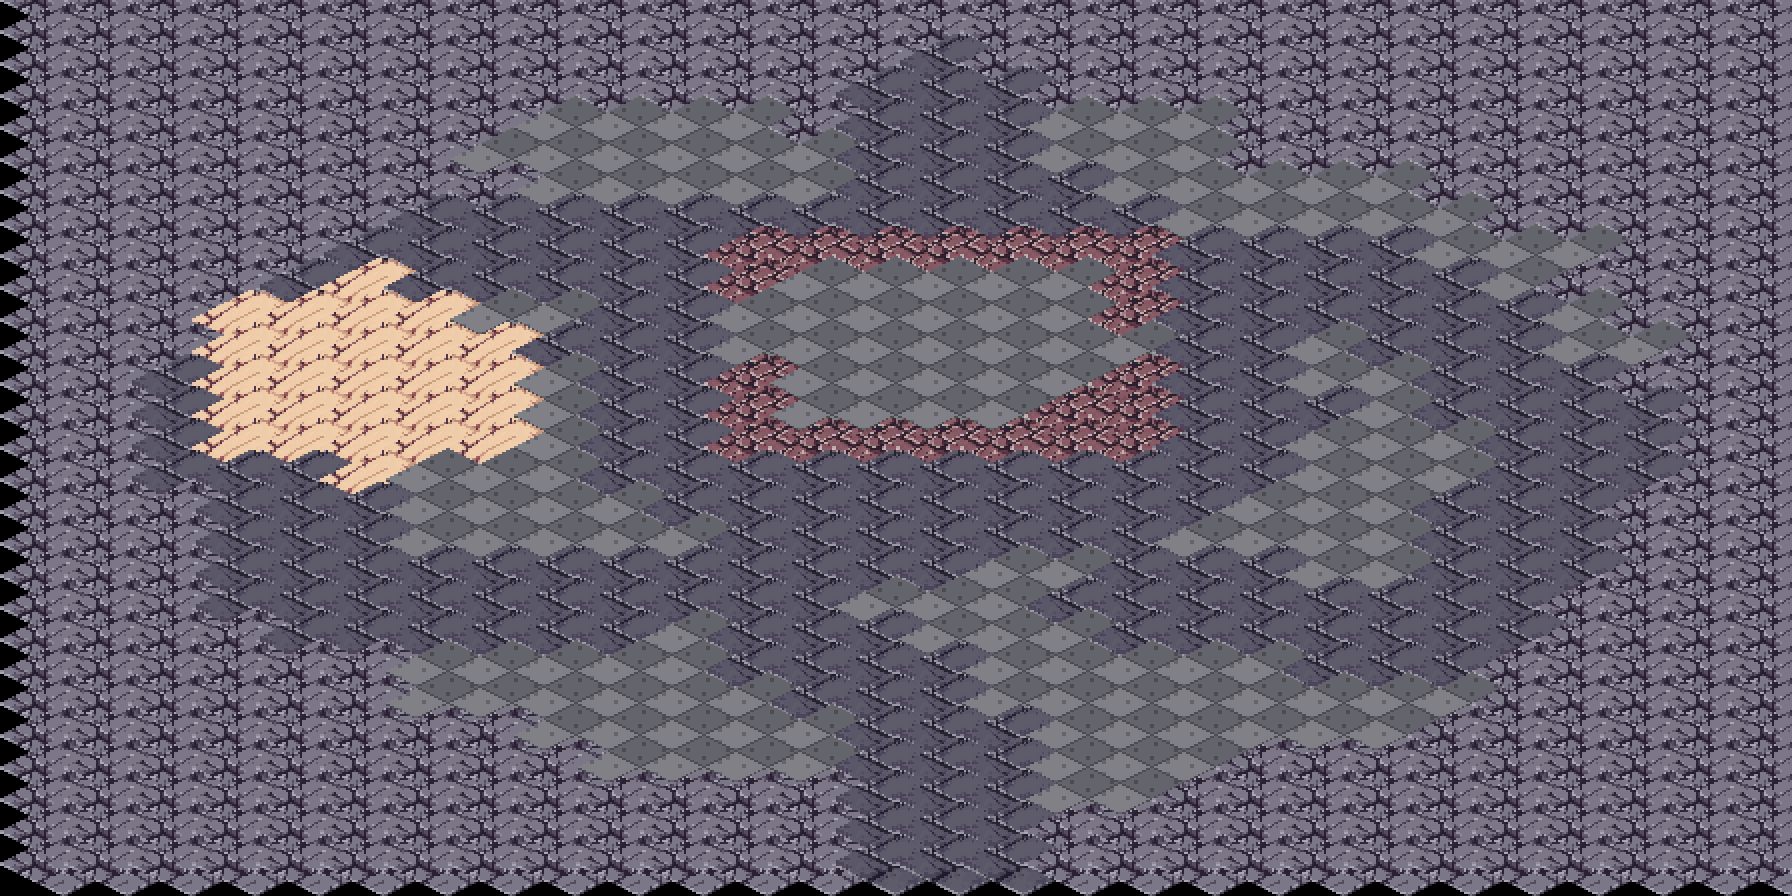

This game map was drawn from its Tiled (.tmx) file and the tilesets committed beside it. A one-line description and the full map source follow:
An orthogonal 28x28 tile map with 64x32 px tiles, 1 tile layer (suelo).

<map version="1.10" orientation="orthogonal" renderorder="right-down" width="28" height="28" tilewidth="64" tileheight="32" infinite="0" nextlayerid="2" nextobjectid="1">
 <tileset firstgid="1" name="terreno_mundo" tilewidth="128" tileheight="64" tile_count="203" columns="8">
  <image source="../textures/../textures/terreno_mundo.png" width="1024" height="1664" />
  <tile id="6">
   <properties>
    <property name="collision" type="bool" value="true" />
   </properties>
  </tile>
 </tileset>
 <layer id="1" name="suelo" width="28" height="28">
  <data encoding="csv">
7,7,7,7,7,7,7,7,7,7,7,7,7,7,7,7,7,7,7,7,7,7,7,7,7,7,7,7,
7,7,7,7,7,7,7,7,7,7,7,7,7,7,7,7,7,7,7,7,7,7,7,7,7,7,7,7,
7,7,7,7,7,7,7,7,7,7,7,7,7,7,39,7,7,7,7,7,7,7,7,7,7,7,7,7,
7,7,7,7,7,7,7,7,7,7,7,7,7,39,39,39,7,7,7,7,7,7,7,7,7,7,7,7,
7,7,7,7,7,7,7,7,163,163,163,163,7,39,39,39,163,163,163,7,7,7,7,7,7,7,7,7,
7,7,7,7,7,7,7,163,163,163,163,163,163,39,39,39,163,163,163,7,7,7,7,7,7,7,7,7,
7,7,7,7,7,7,7,7,163,163,163,163,163,39,39,39,39,163,163,163,163,163,7,7,7,7,7,7,
7,7,7,7,7,7,39,39,39,39,39,39,39,39,39,39,39,39,163,163,163,163,163,7,7,7,7,7,
7,7,7,7,7,39,39,39,39,39,39,16,16,16,16,16,16,16,39,39,39,39,163,163,163,7,7,7,
7,7,7,7,39,13,39,39,39,39,39,16,199,199,199,199,199,16,39,39,39,39,39,163,7,7,7,7,
7,7,7,13,13,13,13,163,163,39,39,199,199,199,199,199,199,16,39,39,39,39,39,39,163,7,7,7,
7,7,7,13,13,13,13,13,39,39,39,199,199,199,199,199,199,199,39,39,163,39,39,39,163,163,7,7,
7,7,39,13,13,13,13,13,163,39,39,16,199,199,199,199,199,16,39,39,163,163,39,39,39,7,7,7,
7,7,39,13,13,13,13,13,163,39,39,16,199,199,199,199,16,16,39,39,39,163,39,39,39,39,7,7,
7,7,39,13,13,13,13,13,163,39,39,16,16,16,16,16,16,16,39,39,163,163,163,39,39,39,7,7,
7,7,39,39,39,13,163,163,163,39,39,39,39,39,39,39,39,39,39,39,163,163,163,39,39,39,7,7,
7,7,7,39,39,39,163,163,163,163,39,39,39,39,39,39,39,39,39,163,163,163,39,39,39,7,7,7,
7,7,7,39,39,39,163,163,163,163,163,39,39,39,39,39,39,39,163,163,163,163,39,39,39,7,7,7,
7,7,7,39,39,39,39,39,39,39,39,39,39,39,39,163,163,39,39,39,163,163,39,39,39,7,7,7,
7,7,7,39,39,39,39,39,39,39,39,39,39,163,163,163,39,39,39,39,39,39,39,39,7,7,7,7,
7,7,7,7,39,39,39,39,39,39,163,39,39,39,163,163,163,39,39,39,39,39,39,39,7,7,7,7,
7,7,7,7,7,7,163,163,163,163,163,39,39,39,39,163,163,163,163,163,39,39,39,7,7,7,7,7,
7,7,7,7,7,7,163,163,163,163,163,163,39,39,39,163,163,163,163,163,163,163,163,7,7,7,7,7,
7,7,7,7,7,7,7,7,163,163,163,163,163,39,39,39,163,163,163,163,163,163,7,7,7,7,7,7,
7,7,7,7,7,7,7,7,7,163,163,163,163,39,39,39,163,163,163,7,7,7,7,7,7,7,7,7,
7,7,7,7,7,7,7,7,7,7,7,7,7,39,39,39,163,163,7,7,7,7,7,7,7,7,7,7,
7,7,7,7,7,7,7,7,7,7,7,7,7,39,39,39,7,7,7,7,7,7,7,7,7,7,7,7,
7,7,7,7,7,7,7,7,7,7,7,7,7,39,39,39,7,7,7,7,7,7,7,7,7,7,7,7
</data>
 </layer>
</map>
